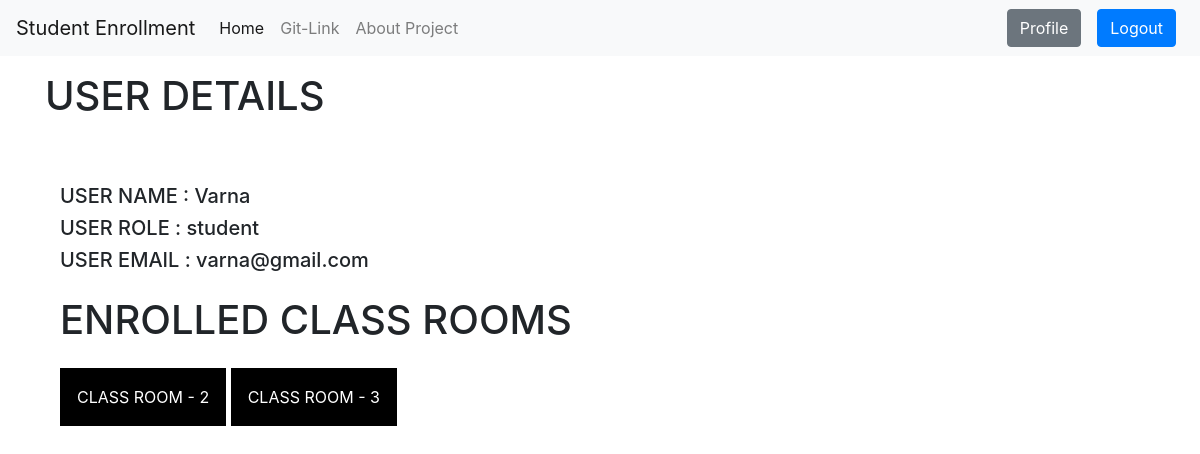
The page /student_enrollment/profile/ (signed in) on the database its author committed.
### studentapp/models.py (models this page shows, shortened)
class Student(models.Model):
    student_name = CharField(max_length=200, null=False)
    role=CharField(max_length=200, default="student", null=True, blank=True)
    email=EmailField(null=False, blank=False)
    password = CharField(max_length=200,null=False)
    classroom = models.ManyToManyField(ClassRoom,null=True, blank=True)

class ClassRoom(models.Model):
    class_name = CharField(max_length=200, null=False, unique=True)
    teacher = models.ManyToManyField(Teacher, null=True, blank=True)

### studentapp/views.py (the view)
# urls.py: path('profile/', views.profile, name='profile'),
def profile(request):
    if request.session.has_key('role') and request.session.has_key('id'):
        if request.session['role']=='teacher':
            user_obj=Teacher.objects.get(id=request.session['id'])
        if request.session['role']=='student':
            user_obj=Student.objects.get(id=request.session['id'])
    return render(request, 'studentapp/profile.html',{'user_obj':user_obj})

### studentapp/templates/studentapp/profile.html
{% extends 'studentapp/base.html' %}
{% block body %}
<div class="container">
    <h1 class="my-3">
        USER DETAILS
    </h1>
    <br><br>
    {% if user_obj.role == 'student' %}
        <div class="container">
            <h5>USER NAME : {{user_obj.student_name}}</h5>
            <h5>USER ROLE : {{user_obj.role}}</h5>
            <h5>USER EMAIL : {{user_obj.email}}</h5>
            <h1 class="my-4">
                ENROLLED CLASS ROOMS
            </h1>
            {% for classroom in user_obj.classroom.all %}
            <p style="border: 2px solid black;
            background: black;
            color: white;
            padding: 15px;
            display: inline-block;">{{classroom.class_name}}</p>
            {% endfor %}
        </div>
    {% else %}
    <div class="container">
        <h5>USER NAME : {{user_obj.teacher_name}}</h5>
        <h5>USER ROLE : {{user_obj.role}}</h5>
        <h5>USER EMAIL : {{user_obj.email}}</h5>
    </div>
    {% endif %}
</div>
{% endblock %}

### rows shown on the page
Student: student_name "Varna", role "student", email "varna@gmail.com"
ClassRoom: class_name "CLASS ROOM - 2"
ClassRoom: class_name "CLASS ROOM - 3"
